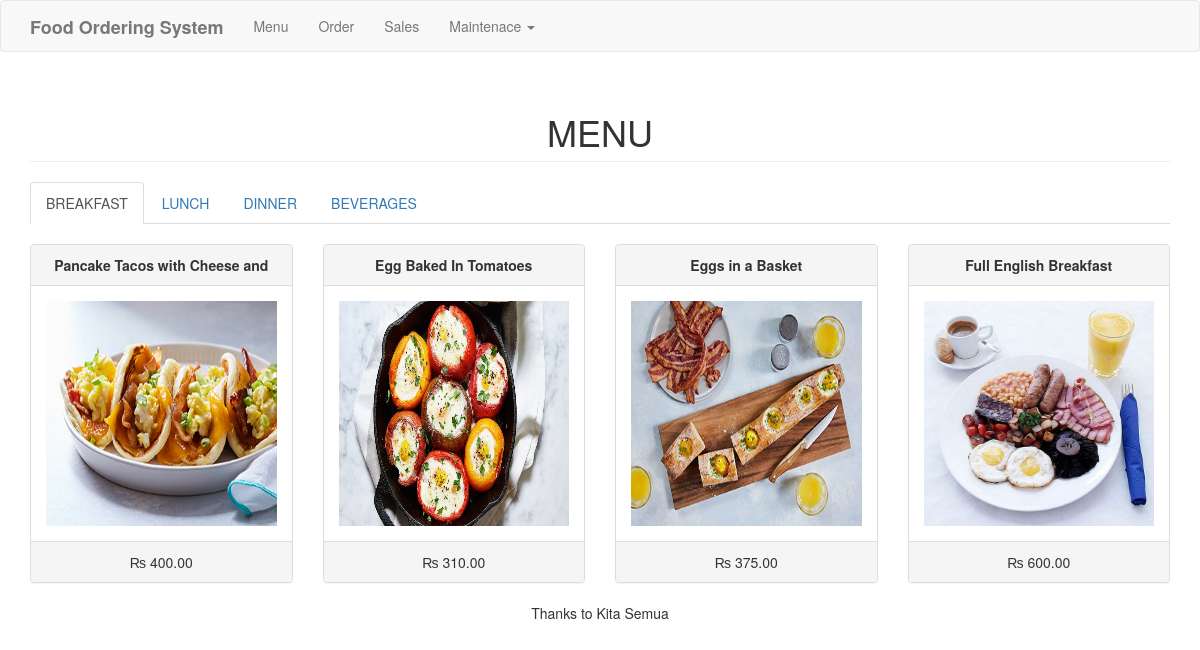
The page / on the database its author committed.
### tables this page shows
CREATE TABLE IF NOT EXISTS `category` (
`categoryid` int(11) NOT NULL,
  `catname` varchar(30) NOT NULL
);

CREATE TABLE IF NOT EXISTS `product` (
`productid` int(11) NOT NULL,
  `categoryid` int(1) NOT NULL,
  `productname` varchar(30) NOT NULL,
  `price` double NOT NULL,
  `photo` varchar(150) NOT NULL
);

### index.php (the view, shortened to what this page needs)
<?php include('header.php'); ?>
<body>
<?php include('navbar.php'); ?>
<div class="container">
	<h1 class="page-header text-center">MENU</h1>
	<ul class="nav nav-tabs">
		<?php
			$sql="select * from category order by categoryid asc limit 1";
			$fquery=$conn->query($sql);
			$frow=$fquery->fetch_array();
			?>
				<li class="active"><a data-toggle="tab" href="#<?php echo $frow['catname'] ?>"><?php echo $frow['catname'] ?></a></li>
			<?php
			$sql="select * from category order by categoryid asc";
			$nquery=$conn->query($sql);
			$num=$nquery->num_rows-1;
			$sql="select * from category order by categoryid asc limit 1, $num";
			$query=$conn->query($sql);
			while($row=$query->fetch_array()){
				?>
				<li><a data-toggle="tab" href="#<?php echo $row['catname'] ?>"><?php echo $row['catname'] ?></a></li>
				<?php
			}
		?>
	</ul>
	<div class="tab-content">
		<?php
			$sql="select * from category order by categoryid asc limit 1";
			$fquery=$conn->query($sql);
			$ftrow=$fquery->fetch_array();
			?>
				<div id="<?php echo $ftrow['catname']; ?>" class="tab-pane fade in active" style="margin-top:20px;">
					<?php
						$sql="select * from product where categoryid='".$ftrow['categoryid']."'";
						$pfquery=$conn->query($sql);
						$inc=4;
						while($pfrow=$pfquery->fetch_array()){
							$inc = ($inc == 4) ? 1 : $inc+1;
							if($inc == 1) echo "<div class='row'>";
							?>
								<div class="col-md-3">
									<div class="panel panel-default">
										<div class="panel-heading text-center">
											<b><?php echo $pfrow['productname']; ?></b>
										</div>
										<div class="panel-body">
											<img src="<?php if(empty($pfrow['photo'])){echo "upload/noimage.jpg";} else{echo $pfrow['photo'];} ?>" height="225px;" width="100%">
										</div>
										<div class="panel-footer text-center">
											&#x20A8; <?php echo number_format($pfrow['price'], 2); ?>
										</div>
									</div>
								</div>
							<?php
							if($inc == 4) echo "</div>";
						}
					?>
		    	</div>
	</div>
</div>
</body>
<footer><center>Thanks to Kita Semua</center></footer>
</html>

### header.php (shortened to what this page needs)
<!DOCTYPE html>
<html>
<head>
	<link rel="stylesheet" href="https://maxcdn.bootstrapcdn.com/bootstrap/3.3.7/css/bootstrap.min.css">
</head>

### navbar.php (shortened to what this page needs)
<nav class="navbar navbar-default">
  <div class="container">
    <div class="navbar-header">
      <a class="navbar-brand" href="index.php"><b>Food Ordering System</b></a>
    </div>
    <div class="collapse navbar-collapse" id="bs-example-navbar-collapse-1">
      <ul class="nav navbar-nav">
        <li><a href="index.php">Menu</a></li>
        <li><a href="order.php">Order</a></li>
        <li><a href="sales.php">Sales</a></li>
        <li>
          <a href="#" class="dropdown-toggle" data-toggle="dropdown" role="button" aria-haspopup="true" aria-expanded="false">Maintenace <span class="caret"></span></a>
        </li>
      </ul>
    </div>
  </div>
</nav>

### rows shown on the page
category: catname "BREAKFAST"
category: catname "LUNCH"
category: catname "DINNER"
category: catname "BEVERAGES"
product: productname "Pancake Tacos with Cheese and", photo (picture), price "400.00"
product: productname "Egg Baked In Tomatoes", photo (picture), price "310.00"
product: productname "Eggs in a Basket", photo (picture), price "375.00"
product: productname "Full English Breakfast", photo (picture), price "600.00"
